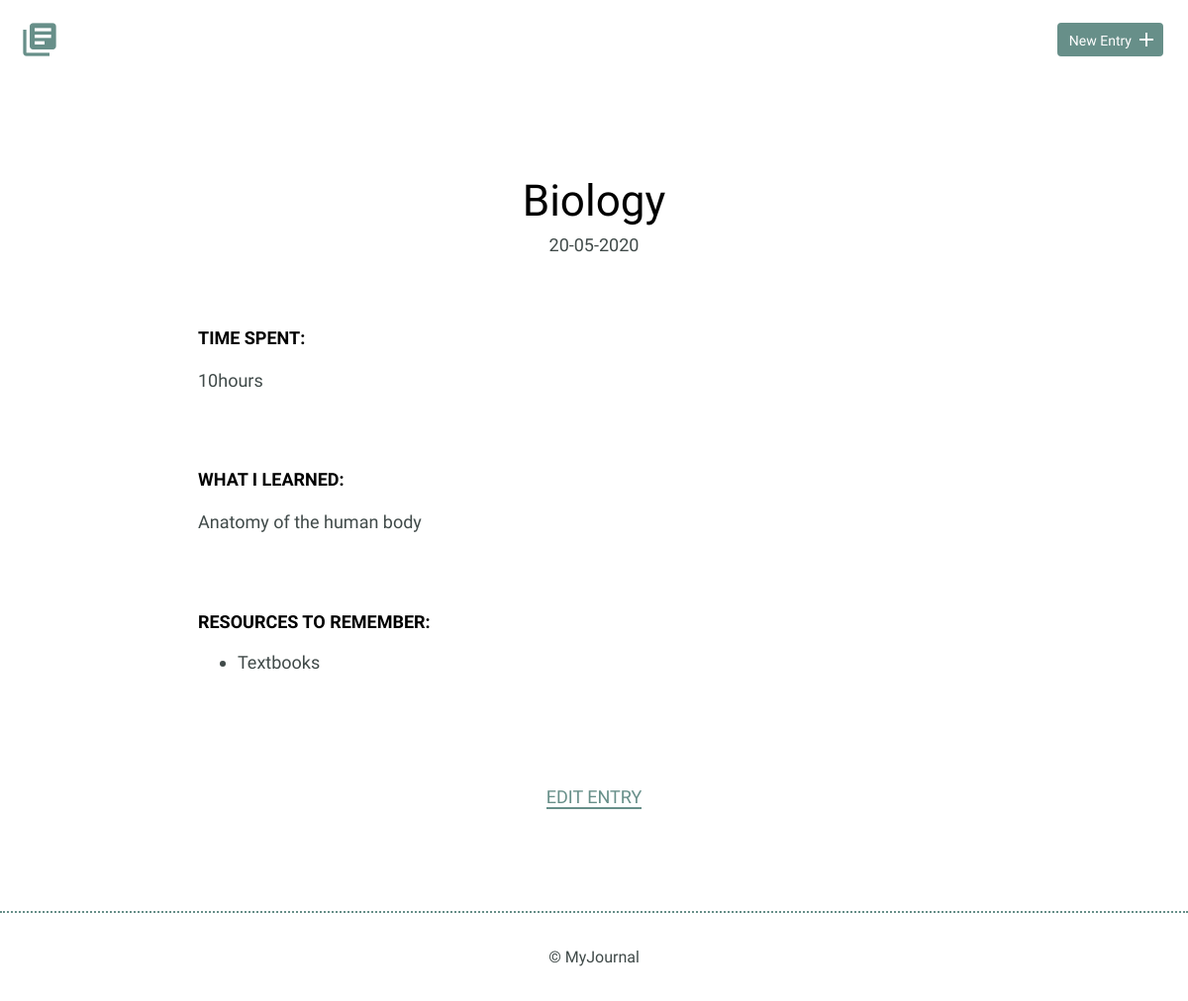
Page /detail.php?id=2 on the earlier database version.
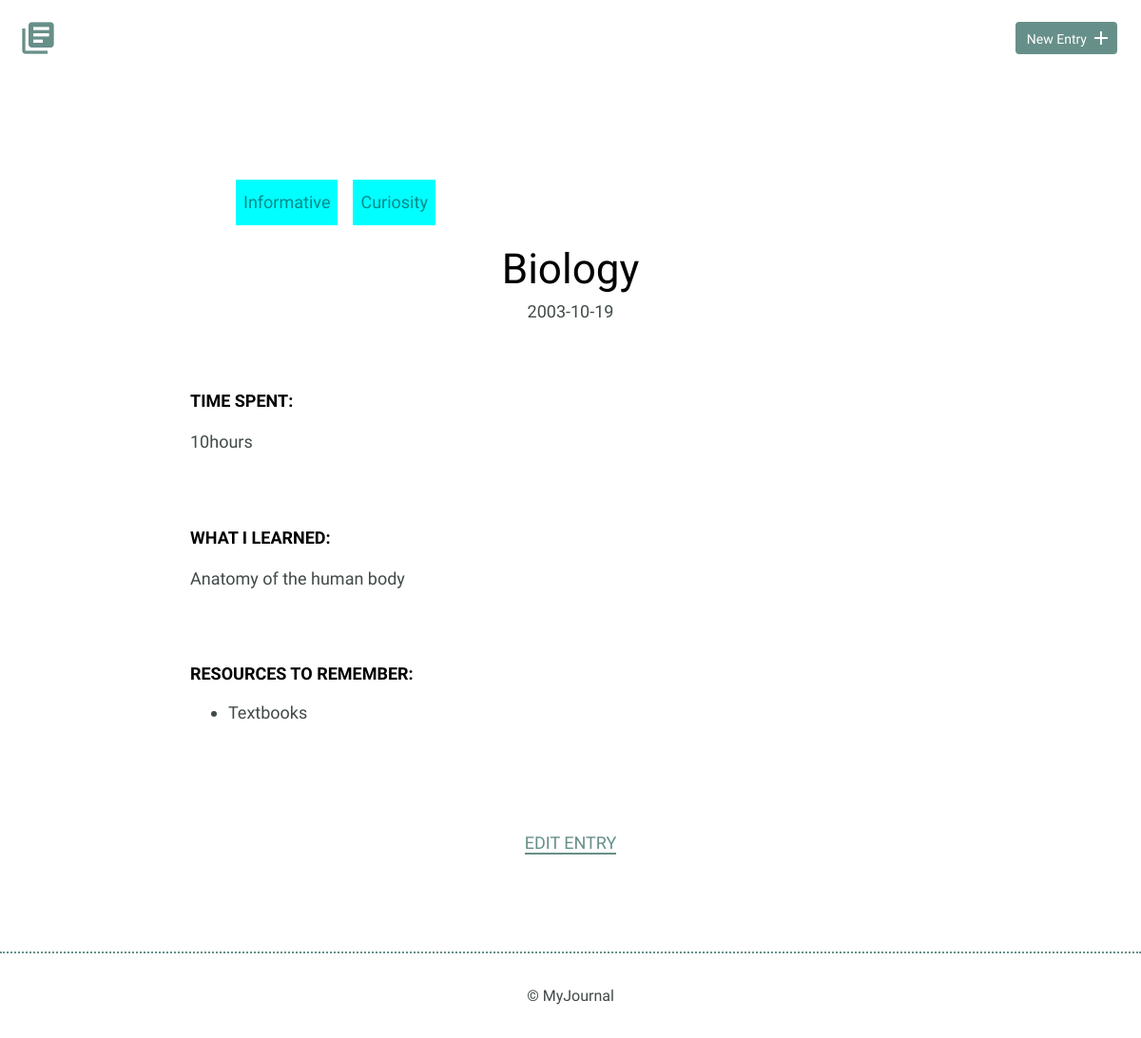
Same page on the later database version.
### tables this page shows
CREATE TABLE "entries" (
	"id"	INTEGER PRIMARY KEY AUTOINCREMENT,
	"title"	TEXT UNIQUE,
	"date"	TEXT,
	"time_spent"	TEXT,
	"learned"	TEXT,
	"resources"	TEXT,
	"tagId"	INT,
	CONSTRAINT "fk_column" FOREIGN KEY("tagId") REFERENCES "tags"("id")
);

CREATE TABLE "entries_tags" (
	"id"	INTEGER PRIMARY KEY AUTOINCREMENT UNIQUE,
	"entriesId"	INT,
	"tagId"	INT,
	CONSTRAINT "fk_cons" FOREIGN KEY("entriesId") REFERENCES "entries"("id") ON DELETE CASCADE ON UPDATE CASCADE,
	CONSTRAINT "fk_cons2" FOREIGN KEY("tagId") REFERENCES "tags"("id") ON DELETE CASCADE ON UPDATE CASCADE
);

CREATE TABLE "tags" (
	"id"	INTEGER PRIMARY KEY AUTOINCREMENT,
	"name"	TEXT UNIQUE
);

### inc/connection.php (called while the page is built, shortened)
<?php
function getOne ($database,$id){
    $query=("SELECT * FROM entries WHERE id=:id");
    try{
    $result=$database->prepare($query);
    $result->execute(["id"=>$id]);
    return $result;
    }catch(Exception $e){
        echo $e->getMessage();
    }
}
function joinTag($db,$id){
    try{
    $query="SELECT entries_tags.entriesId,entries_tags.tagId,tags.name,tags.id FROM entries_tags JOIN  tags ON entries_tags.tagId=tags.id WHERE entries_tags.entriesId =:d";
    $res=$db->prepare($query);
    $res->execute(["d"=>$id]);
    return $res;
    }catch( Exception $e){
        echo $e->getMessage();
    }
}

### detail.php (the view, shortened to what this page needs)
<?php include 'inc/header.php'?>
<?php include 'inc/connection.php'?>
<?php
$res=null;
 if(isset($_GET["id"])){
    $identity=filter_var($_GET["id"], FILTER_SANITIZE_NUMBER_INT);
    $res=getOne($conn,$identity)->fetch();
    $entries=connect();
 }
 ?>
        <section>
            <div class="container">
                <div class="entry-list single">
                <ul>
                <?php
                 $answer=joinTag($entries,$res["id"])->fetchALL();
                 foreach($answer as $a){
                     echo "<li class=tags>".$a["name"]."<?li>";
                 }
                 ?>
                    </ul>
                    <article>
                        <h1><?php echo $res["title"]?></h1>
                        <time datetime="2016-01-31"><?php echo $res["date"]?></time>
                        <div class="entry">
                            <h3>Time Spent:</h3>
                            <p><?php echo $res["time_spent"]?></p>
                        </div>
                        <div class="entry">
                            <h3>What I Learned:</h3>
                            <p><?php  echo $res["learned"]?></p>
                        </div>
                        <div class="entry">
                            <h3>Resources to Remember:</h3>
                            <ul>
                                <?php
                                $resources=explode(",",$res["resources"]);
                                foreach($resources as $r){
                                echo  "<li>".$r."</li>";
                                }
                                    ?>
                            </ul>
                        </div>
                    </article>
                </div>
            </div>
            <div class="edit">
                <?php echo "<p><a href=edit.php?id=".$res["id"].">Edit Entry</a></p>";
                ?>
            </div>
        </section>
        <?php include 'inc/footer.php'?>
    </body>
</html>

### inc/header.php (shortened to what this page needs)
<!DOCTYPE html>
<html>
    <head>
        <link rel="stylesheet" href="inc/css/normalize.css">
        <link rel="stylesheet" href="inc/css/site.css?v<?php echo time()?>">
    </head>
    <body>
        <header>
            <div class="container">
                <div class="site-header">
                    <a class="logo" href="index.php"><i class="material-icons">library_books</i></a>
                    <a class="button icon-right" href="new.php"><span>New Entry</span> <i class="material-icons">add</i></a>
                </div>
            </div>
        </header>

### inc/footer.php
<footer>
            <div>
                &copy; MyJournal
            </div>
        </footer>

### inc/css/site.css (style rules this page uses)
body { font-size: 16px; color: #404a49; font-family: 'Cousine', serif; font-weight: 400; }
.container { margin: 0 auto; padding: 0 25px; }
header .site-header { margin: 0 auto; height: 95px; }
header .logo i { color: #678f89; margin: 20px 0 0 -5px; float: left; font-size: 40px; }
header .button { float: right; margin: 33px 0 0 0; }
footer { text-align: center; padding: 35px 0; border-top: 2px dotted #678f89; }
.button { padding: 8px 10px 6px 10px; background: #678f89; border: 2px solid #678f89; border-radius: 4px; text-decoration: none; color: #FFF; position: relative; text-align: center; font-size: 14px; }
.button.icon-right { padding-right: 30px; top: -10px; }
.button.icon-right i { position: absolute; top: 3px; right: 3px; }
h1, h2, h3 { margin: 0; font-weight: 400; line-height: 1em; color: #000; }
h1 { font-size: 44px; margin-bottom: 12px; }
h3 { font-size: 18px; font-family: 'Work Sans', serif; font-weight: 600; text-transform: uppercase; }
p { line-height: 1.8em; font-size: 18px; }
p a { border-bottom: 2px solid #678f89; padding: 0; color: #678f89; text-decoration: none; }
ul li { line-height: 1.8em; font-size: 18px; }
.entry-list, .edit-entry, .new-entry { max-width: 800px; margin: 0 auto; padding: 70px 0 150px 0; }
.entry-list article { margin-bottom: 70px; text-align: center; }
.entry-list article:last-child { margin-bottom: 0; }
.entry-list.single { padding-bottom: 70px; }
.entry-list.single time { font-size: 18px; }
.entry { max-width: 800px; margin: 75px auto 0 auto; text-align: left; }
.entry p { margin-bottom: 40px; }
.edit { padding-bottom: 80px; text-align: center; margin: 0 auto; }
.edit a { font-weight: 400; text-transform: uppercase; font-size: 18px; }
.tags { text-decoration: none; background-color: aqua; display: inline-block; width: auto; padding: .5rem; margin: .5rem; transition: .5s; }
.tags { text-decoration: none; color: darkcyan; }

Differences in the rows shown:
added entries_tags: tagId.name "Informative"
added entries_tags: tagId.name "Curiosity"
changed entries "Textbooks": date "20-05-2020" → "2003-10-19"
